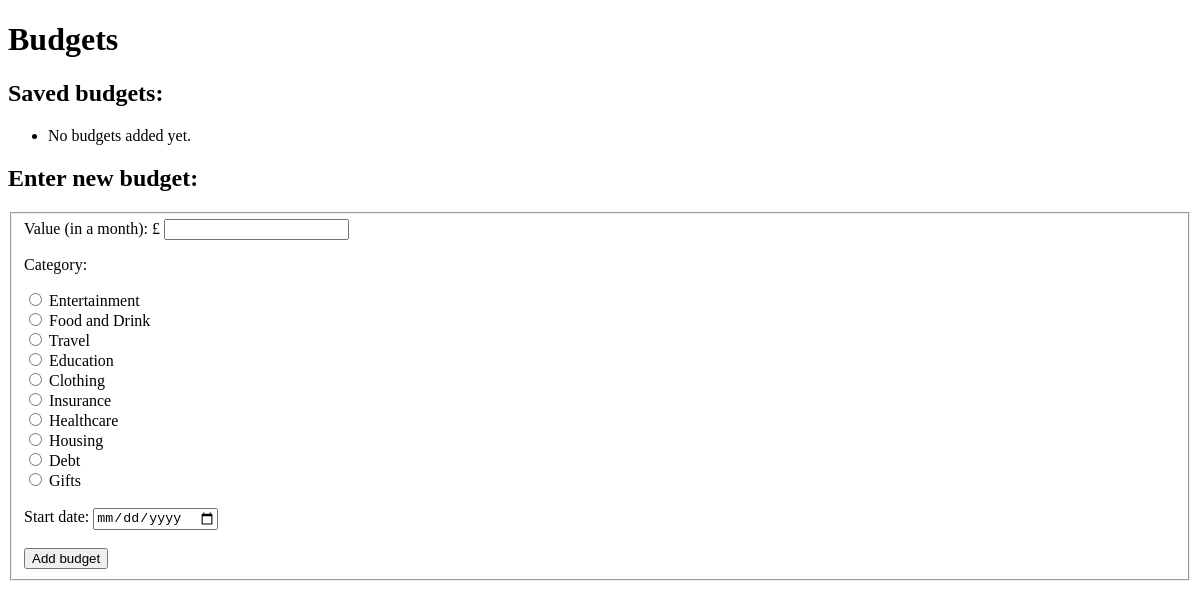
The page /finance/budgets/ on the database as committed earlier.
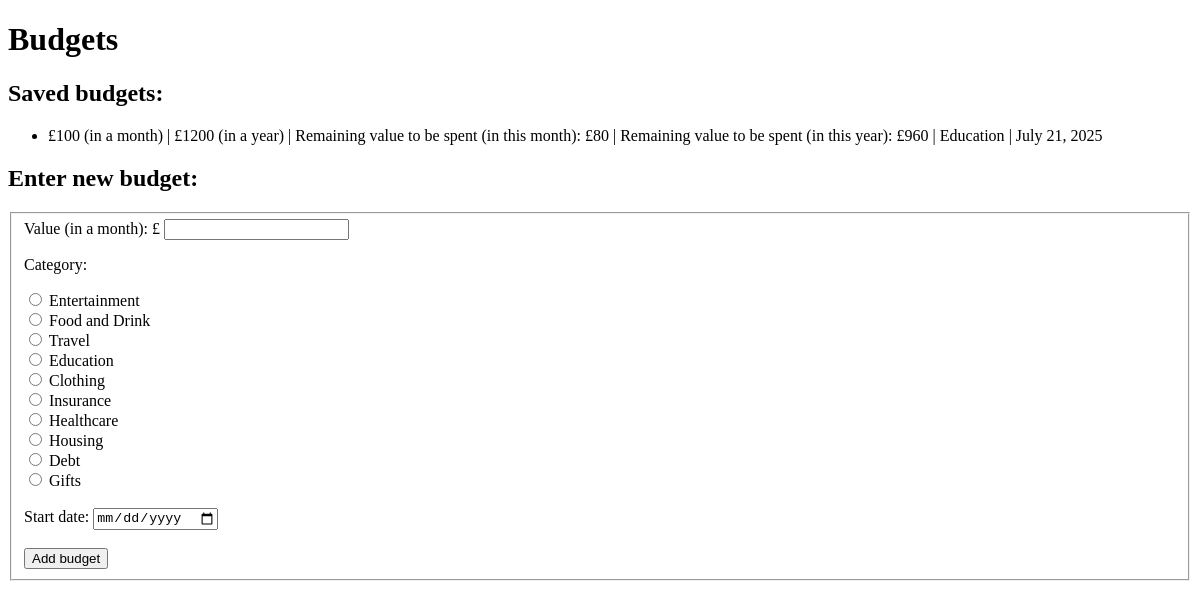
The same page on the database as committed later.
### finance/models.py (models this page shows)
class FinancialObject(models.Model):
    user = models.ForeignKey(User, on_delete=models.CASCADE) # A single user can have many instances of income/expenses/budgets
    value = models.IntegerField(default=0)
    startDate = models.DateField(default=datetime.date.today)
    addDate = models.DateField(default=datetime.date.today)
    class Meta:
        abstract = True # Makes the "FinancialObject" class an Abstract Base Class (ABC)

class Budget(FinancialObject):
    yearlyValue = models.IntegerField(default=0)
    category = models.CharField(default="Entertainment", max_length=200)
    remainingValueMonth = models.IntegerField(default=0)
    remainingValueYear = models.IntegerField(default=0)

### finance/views.py (the view)
# urls.py: path("budgets/", views.budgets, name="budgets"),
def budgets(request):
    message = request.GET.get("message", "")
    budgets = Budget.objects.all()
    return render(
        request,
        "finance/budgets.html",
        {
            "budgets": budgets,
            "message": message
        }
    )

### finance/templates/finance/budgets.html (shortened to what this page needs)
<!DOCTYPE html>
<html lang="en">
<head>
</head>
<body>
    <h1>Budgets</h1>
    <h2>Saved budgets:</h2>
    <ul>
    {% if budgets %}
        {% for i in budgets %}
            <li>£{{ i.value }} (in a month) | £{{ i.yearlyValue }} (in a year) | Remaining value to be spent (in this month): £{{ i.remainingValueMonth }} | Remaining value to be spent (in this year): £{{ i.remainingValueYear }} | {{ i.category }} | {{ i.startDate}}</li>
        {% endfor %}
    {% else %}
        <li>No budgets added yet.</li>
    {% endif %}
    </ul>
    <h2>Enter new budget:</h2>
    <form action="{% url 'finance:addBudget' %}" method="post">
        <fieldset>
            <label for="value">Value (in a month): £</label>
            <input type="text" id="value" name="value">
            <p>Category:</p>
            <input type="radio" id="Entertainment" name="category" value="Entertainment">
            <label for="Entertainment">Entertainment</label><br>
            <input type="radio" id="Food and Drink" name="category" value="Food and Drink">
            <label for="Food and Drink">Food and Drink</label><br>
            <input type="radio" id="Travel" name="category" value="Travel">
            <label for="Travel">Travel</label><br>
            <input type="radio" id="Education" name="category" value="Education">
            <label for="Education">Education</label><br>
            <input type="radio" id="Clothing" name="category" value="Clothing">
            <label for="Clothing">Clothing</label><br>
            <input type="radio" id="Insurance" name="category" value="Insurance">
            <label for="Insurance">Insurance</label><br>
            <input type="radio" id="Healthcare" name="category" value="Healthcare">
            <label for="Healthcare">Healthcare</label><br>
            <input type="radio" id="Housing" name="category" value="Housing">
            <label for="Housing">Housing</label><br>
            <input type="radio" id="Debt" name="category" value="Debt">
            <label for="Debt">Debt</label><br>
            <input type="radio" id="Gifts" name="category" value="Gifts">
            <label for="Gifts">Gifts</label><br><br>
            <label for="startDate">Start date: </label>
            <input type="date" id="startDate" name="startDate" value=date><br><br>
            <input type="submit" value="Add budget">
        </fieldset>
    </form>
</body>
</html>

Rows that differ between the two databases and show on the page:
added Budget: value "100", yearlyValue "1200", remainingValueMonth "80", remainingValueYear "960", category "Education", startDate "July 21, 2025"
Other text that changed with them:
text no longer shown: "No budgets added yet."
